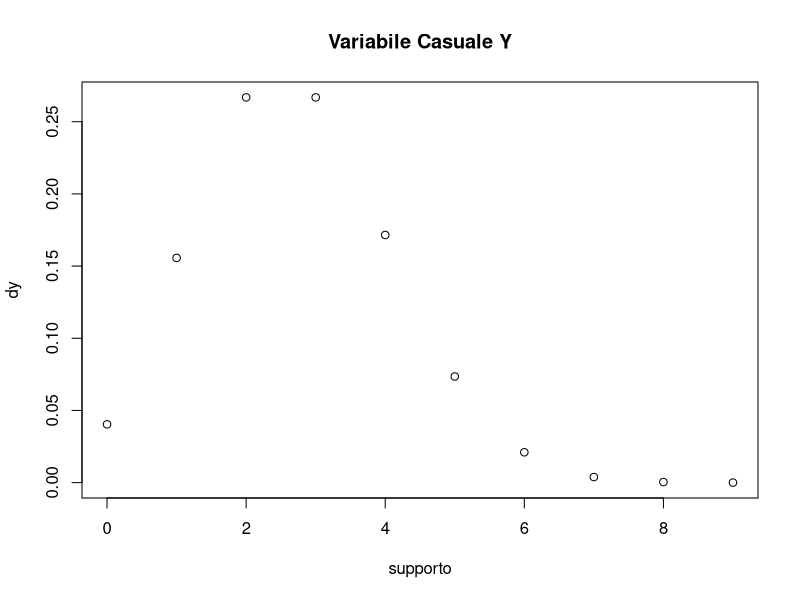
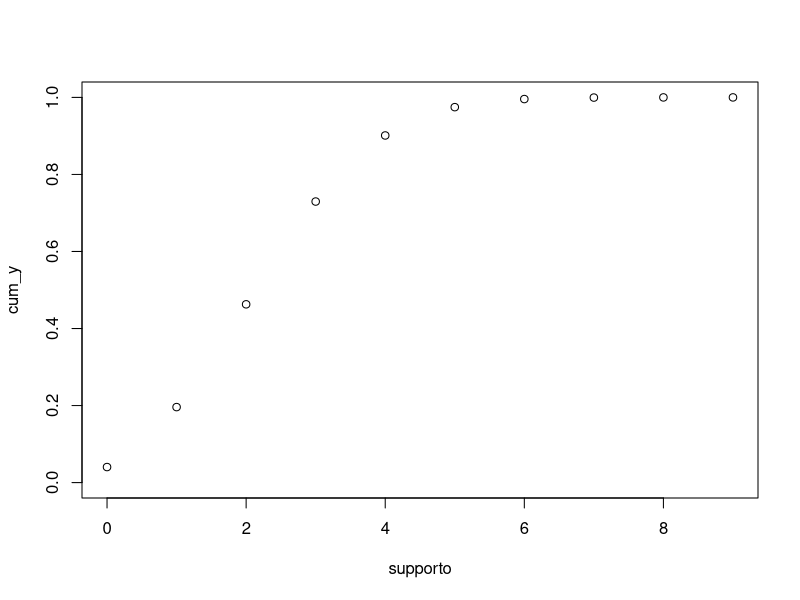
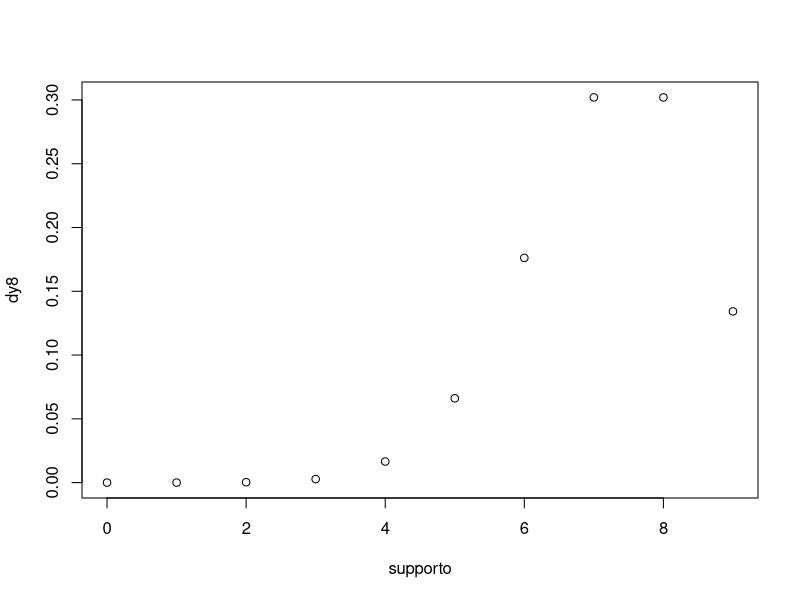
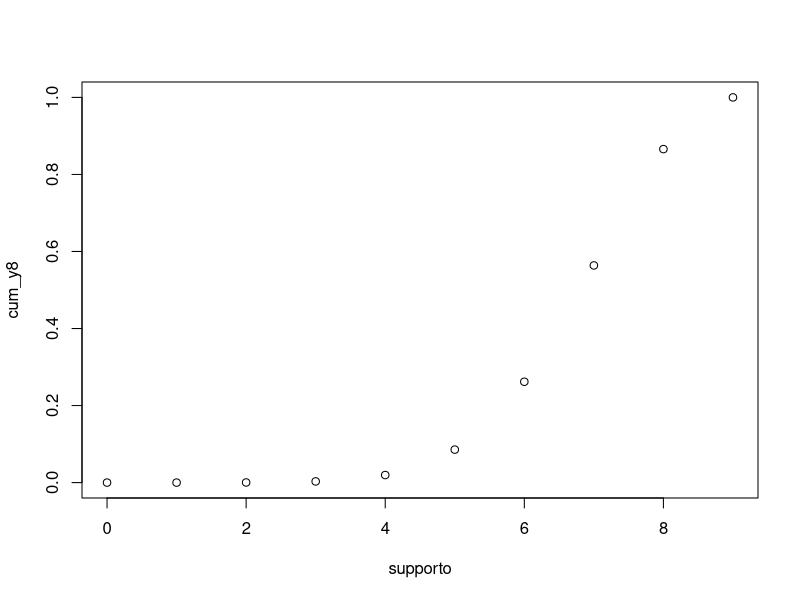
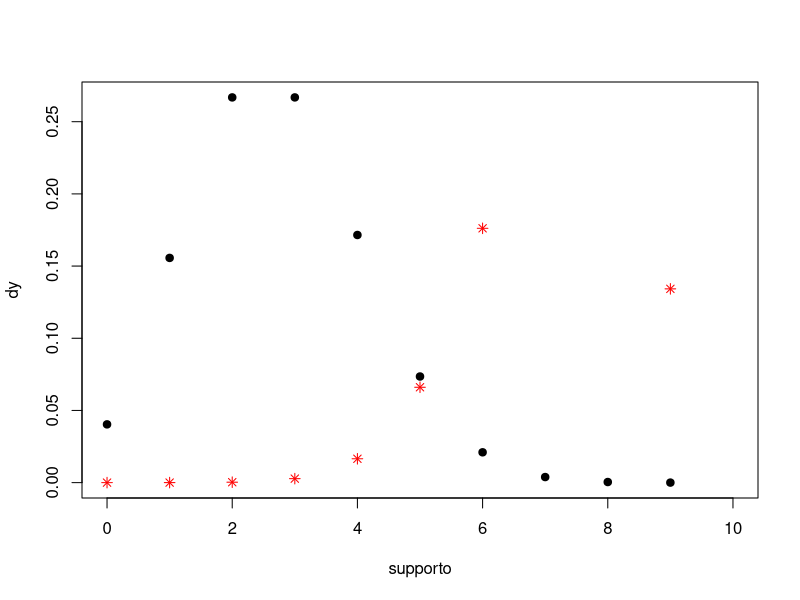
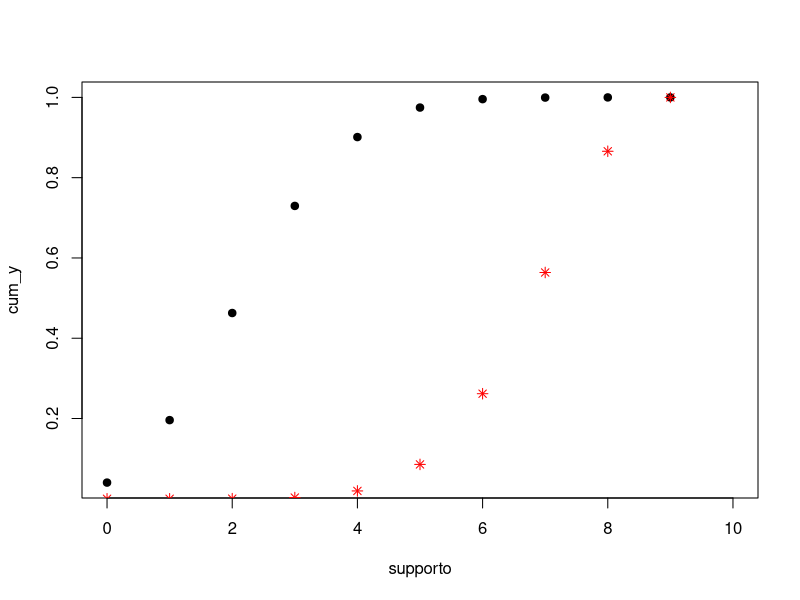
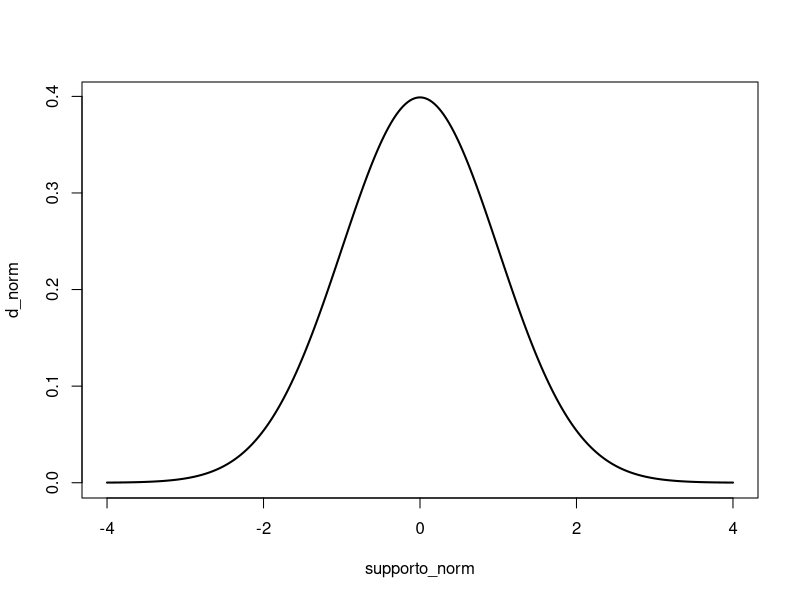
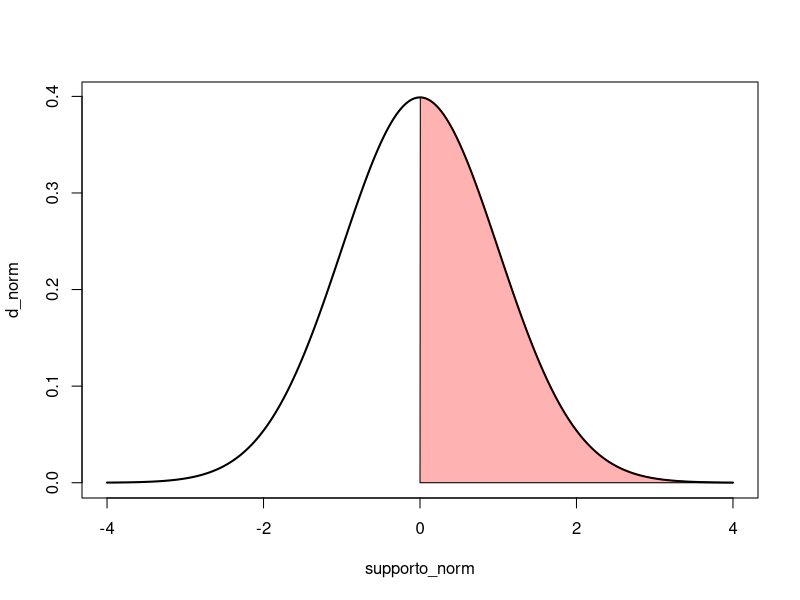

These figures' R source, in order:
## ---- chunk 1
# a Y = 5
dbinom(5,size=9,prob=0.3)
# b Y <5
pbinom(5,size=9,prob=0.3) # oppure
sum(dbinom(c(0:5),size=9,prob=0.3))
# c Y > 5
pbinom(5,size=9,prob=0.3, lower.tail = F) # oppure
1- pbinom(5,size=9,prob=0.3)
# oppure 
pbinom(5,size=9,prob=0.3) # oppure
sum(dbinom(c(6:9),size=9,prob=0.3))
# d Pr[Y \leq 2 \, oppure \, Y \geq 7]
sum(dbinom(c(0:2,7:9),size=9,prob=0.3))
# e Pr[0 \leq Y \leq 2]
pbinom(2,size=9,prob=0.3)
# f. Pr[0\leq Y \leq 2] + Pr[4 \leq Y \leq 6] + Pr[7 < Y < 9]
pbinom(2,size=9,prob=0.3) + (pbinom(6,size=9,prob=0.3) - pbinom(4,size=9,prob=0.3)) + (pbinom(8,size=9,prob=0.3) - pbinom(6,size=9,prob=0.3))

## ---- chunk 2
supporto = c(0:9)
dy = dbinom(supporto, 9, .3)
plot(supporto, dy, main = "Variabile Casuale Y")
## ---- chunk 3
cum_y <- pbinom(supporto,size=9,prob=0.3)

plot(supporto,cum_y, ylim = c(0,1))
## ---- chunk 4
dy8 <- dbinom(supporto,size=9,prob=0.8)

plot(supporto,dy8)

cum_y8 <- pbinom(supporto,size=9,prob=0.8)

plot(supporto,cum_y8)

# confronto delle curve 
plot(supporto,dy, pch = 19, xlim = c(0, 10))
points(supporto,dy8, pch = 8, col = "red")

plot(supporto,cum_y, pch = 19, xlim = c(0, 10))
points(supporto,cum_y8, pch = 8, col = "red")
## ---- chunk 5
qbinom(0.5,size=9,prob=0.3)
## ---- chunk 6
qbinom(0.5,size=9,prob=0.3)
## ---- chunk 7
qbinom(0.0975,size=9,prob=0.3)
## ---- chunk 8
supporto_norm = seq(-4, 4, length.out = 1000) 
d_norm = dnorm(supporto_norm)
plot(supporto_norm, d_norm, type ="l", lwd = 2)
## ---- chunk 9
# disegna la curva con solo l'area > 0 colorata
plot(supporto_norm, d_norm, type ="l", lwd = 2)
polygon(c(0, supporto_norm[supporto_norm>0], 4), 
        c(0,  dnorm(supporto_norm[supporto_norm >0]), 0), 
        col = rgb(1,0,0, 0.3))
1 - pnorm(0,mean=0,sd=1)   
# oppure 
pnorm(0,mean=0,sd=1, lower.tail = F)
## ---- chunk 10
plot(supporto_norm, d_norm, type ="l", lwd = 2)
polygon(c(-4, supporto_norm[supporto_norm<= -1.96],-1.96), 
        c(0,  dnorm(supporto_norm[supporto_norm<= -1.96]),0), 
        col = rgb(0,0,1, 0.3))
polygon(c(1.96, supporto_norm[supporto_norm>= 1.96], 4), 
        c(0,  dnorm(supporto_norm[supporto_norm>= 1.96]),0), 
        col = rgb(0,0,1, 0.3))

pnorm(-1.96,mean=0,sd=1) + (1 - pnorm(1.96,mean=0,sd=1))
## ---- chunk 11
plot(supporto_norm, d_norm, type ="l", lwd = 2)
polygon(c(0, supporto_norm[supporto_norm>= 0 & supporto_norm <= 1.5],1.5), 
        c(0,  dnorm(supporto_norm[supporto_norm>= 0 & supporto_norm <= 1.5]),0), 
        col = rgb(0,0,1, 0.3))
pnorm(1.5,mean=0,sd=1) - (pnorm(0,mean=0,sd=1))
## ---- chunk 12
plot(supporto_norm, d_norm, type ="l", lwd = 2)
polygon(c(0, supporto_norm[supporto_norm>= 0 & supporto_norm <= 1.5],1.5), 
        c(0,  dnorm(supporto_norm[supporto_norm>= 0 & supporto_norm <= 1.5]),0), 
        col = rgb(0,0,1, 0.3))
polygon(c(-1, supporto_norm[supporto_norm>= -1 & supporto_norm <= 0.5],0.5), 
        c(0,  dnorm(supporto_norm[supporto_norm>= -1 & supporto_norm <= 0.5]),0), 
        col = rgb(1,0,1, 0.3))
# intersezione
polygon(c(0, supporto_norm[supporto_norm>= 0 & supporto_norm <= 0.5],0.5), 
        c(0,  dnorm(supporto_norm[supporto_norm>= 0 & supporto_norm <= 0.5]),0), 
        col = "black")

pnorm(0.5,mean=0,sd=1) - (pnorm(0,mean=0,sd=1))
## ---- chunk 13
plot(supporto_norm, d_norm, type ="l", lwd = 2)
polygon(c(0, supporto_norm[supporto_norm>= 0 & supporto_norm <= 1.5],1.5), 
        c(0,  dnorm(supporto_norm[supporto_norm>= 0 & supporto_norm <= 1.5]),0), 
        col = rgb(0,0,1, 0.3))
polygon(c(-1, supporto_norm[supporto_norm>= -1 & supporto_norm <= 0.5],0.5), 
        c(0,  dnorm(supporto_norm[supporto_norm>= -1 & supporto_norm <= 0.5]),0), 
        col = rgb(1,0,1, 0.3))
# unione
polygon(c(-1, supporto_norm[supporto_norm>= -1 & supporto_norm <= 1.5],1.5), 
        c(0,  dnorm(supporto_norm[supporto_norm>= -1 & supporto_norm <= 1.5]),0), 
        col = "firebrick")
pnorm(1.5,mean=0,sd=1) - pnorm(-1,mean=0,sd=1)

## ---- chunk 14
qnorm(0.5,mean=10,sd=5) + qnorm(0.5,mean=20,sd=10)
## ---- chunk 15
qnorm(0.2,mean=10,sd=5) + qnorm(0.8,mean=20,sd=10)
